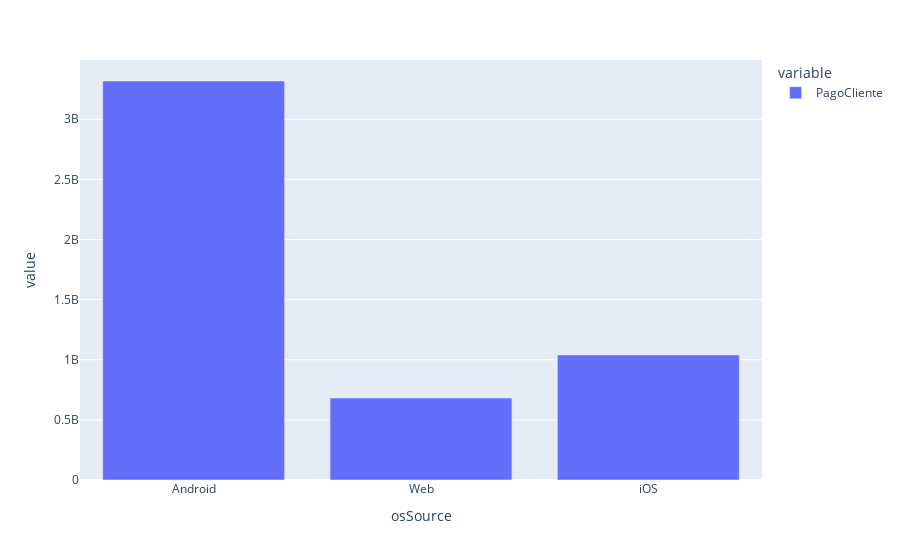

Write notebook code for a chart like this one.
### Markdown cell above
Looking which osSource have more income overall from delivered orders

### Code cell
df[df['StatusOrden'].isin(['Delivered'])].groupby(['osSource'])['PagoCliente'].sum().plot(kind='bar')

### Figure 1 — Plotly figure (JSON) as saved in the notebook; plotly's stock layout.template omitted (floating-point values rounded to 4 significant figures)
{"data": [{"alignmentgroup": "True", "hovertemplate": "variable=PagoCliente<br>osSource=%{x}<br>value=%{y}<extra></extra>", "legendgroup": "PagoCliente", "marker": {"color": "#636efa"}, "name": "PagoCliente", "offsetgroup": "PagoCliente", "orientation": "v", "showlegend": true, "textposition": "auto", "type": "bar", "x": ["Android", "Web", "iOS"], "xaxis": "x", "y": [3318334063, 681500000.0, 1039938199], "yaxis": "y"}], "layout": {"barmode": "relative", "legend": {"title": {"text": "variable"}, "tracegroupgap": 0}, "margin": {"t": 60}, "xaxis": {"anchor": "y", "domain": [0, 1], "title": {"text": "osSource"}}, "yaxis": {"anchor": "x", "domain": [0, 1], "title": {"text": "value"}}}}
